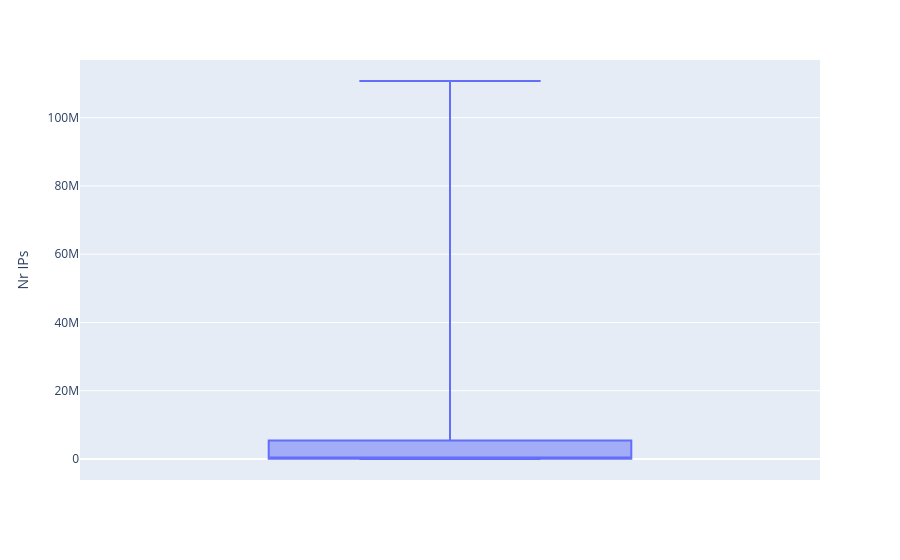

The code cell stored with this chart in its notebook:
### Markdown cell above
Just a visualization for boxplot nr_ips

### Code cell
plot = px.box(ips_pdf.drop_duplicates(subset=["ip"]), y="nr_ips", labels={"nr_ips": "Nr IPs"}, points=False)
plot.show(config={'scrollZoom': True})

### Figure 1 — Plotly figure (JSON) as saved in the notebook; plotly's stock layout.template omitted (floating-point values rounded to 4 significant figures; data arrays with more than 128 entries replaced by an {"elided": "..."} marker saying what was removed)
{"data": [{"alignmentgroup": "True", "boxpoints": false, "hovertemplate": "Nr IPs=%{y}<extra></extra>", "legendgroup": "", "marker": {"color": "#636efa"}, "name": "", "notched": false, "offsetgroup": "", "orientation": "v", "showlegend": false, "type": "box", "x0": " ", "xaxis": "x", "y": {"elided": "93912 int values"}, "y0": " ", "yaxis": "y"}], "layout": {"boxmode": "group", "legend": {"tracegroupgap": 0}, "margin": {"t": 60}, "xaxis": {"anchor": "y", "domain": [0, 1]}, "yaxis": {"anchor": "x", "domain": [0, 1], "title": {"text": "Nr IPs"}}}}
